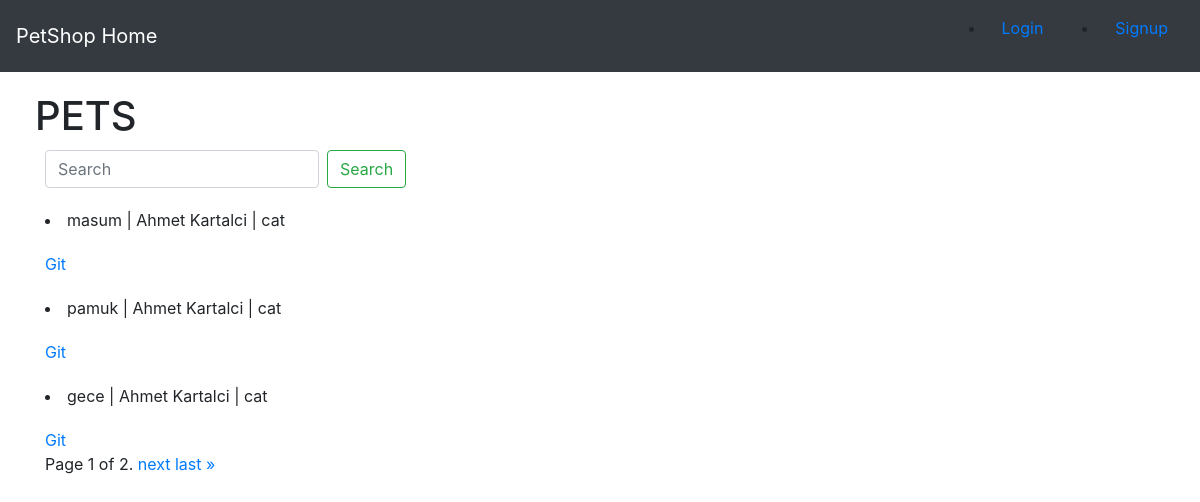
The page / on the database its author committed.
### pets/models.py (models this page shows, shortened)
class Pet(models.Model):
    class AnimalKind(models.TextChoices):
        CAT = 'cat', 'Kedi'
        DOG = 'dog', 'Köpek'
        EXOTIC = 'exotic', 'Egzotik'
        WINGED = 'winged', 'Kanatlı'
        TROPICAL = 'tropical', 'Tropikal'
        WILD = 'wild', 'Yabani'
        OTHER = 'other', 'Diğer'
    class AnimalGender(models.TextChoices):
        MALE = 'male', 'Erkek'
        FEMALE = 'female', 'Dişi'
    adopter = models.ForeignKey(Customer, on_delete=models.CASCADE)
    name = models.CharField(max_length=100)
    age = models.PositiveIntegerField()
    description = RichTextField(blank=True, null=True)
    kind = models.CharField(
        max_length=20,
        choices=AnimalKind.choices,
        default=AnimalKind.OTHER
    )
    gender = models.CharField(
        max_length=20,
        choices=AnimalGender.choices,
        default=AnimalGender.FEMALE
    )

class Customer(models.Model):
    name_surname = models.CharField(max_length=100)
    phone = PhoneNumberField(unique=True, null=False, blank=False)
    mail = models.EmailField(max_length=255)
    def __str__(self):
        return self.name_surname

### pets/views.py (the view)
# urls.py: path('', HomeView.as_view(), name="index"),
class HomeView(ListView):
    template_name = 'index.html'
    model = Pet
    paginate_by = 3
    def get_queryset(self):
        query = self.request.GET.get('q')
        if query:
            object_list = self.model.objects.filter(name__icontains=query)
            if not object_list:
                object_list = self.model.objects.filter(adopter__name_surname__icontains=query)
            if not object_list:
                object_list = self.model.objects.filter(kind__icontains=query)
        else:
            object_list = self.model.objects.all()
        return object_list

### pets/templates/index.html (shortened to what this page needs)
{% extends 'base.html' %}
{%block content %}
<div class="container" style="margin-left:30px;">
<h1 style="margin-left:-10px;margin-top:20px;"> PETS </h1>
  <div style="margin-top:10px;">
<form class="form-inline my-2 my-lg-0" method='GET'>
  <input class="form-control mr-sm-2" type="search" placeholder="Search" aria-label="Search"  name='q' value='{{ request.GET.q }}'>
  <button class="btn btn-outline-success my-2 my-sm-0" type="submit">Search</button></form>
</div>
{% for pet in object_list %}
<li style="margin-top:20px;">{{ pet.name }} | {{ pet.adopter }} | {{ pet.kind }}</li>
  <div style="margin-top:20px;"><a href="{% url 'pet-detail' pet.pk %}">Git</a>
</div>
{% endfor %}
<div class="pagination">
    <span class="step-links">
        <span class="current">
            Page {{ page_obj.number }} of {{ page_obj.paginator.num_pages }}.
        </span>
        {% if page_obj.has_next %}
            <a href="?page={{ page_obj.next_page_number }}">next</a>
            <a href="?page={{ page_obj.paginator.num_pages }}">last &raquo;</a>
        {% endif %}
    </span>
</div>
  </div>
{% endblock %}

### rows shown on the page
Pet: name "masum", adopter "Ahmet Kartalci", kind "cat"
Pet: name "pamuk", adopter "Ahmet Kartalci", kind "cat"
Pet: name "gece", adopter "Ahmet Kartalci", kind "cat"

### other values the page prints
{{ page_obj.number }} "1"
{{ page_obj.paginator.num_pages }} "2"
